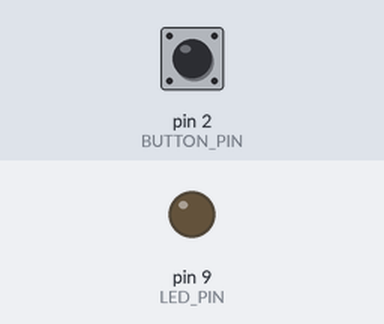
A sketch run on a simulated Arduino Uno, built with avr-gcc and run on an emulated ATmega328P. Parts: output pins drawn as LEDs (lit = HIGH). The inputs (shaded band) are chosen by the test bench; at power-on: pin 2 (BUTTON_PIN) HIGH.

Above: at 1.2 s.
1.3 s: pin 2 (BUTTON_PIN) pulled LOW for 0.15 s
At 1.37 s:
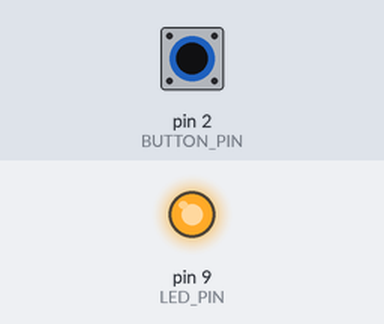
2.9 s: pin 2 (BUTTON_PIN) pulled LOW for 3.2 s
At 7.2 s:
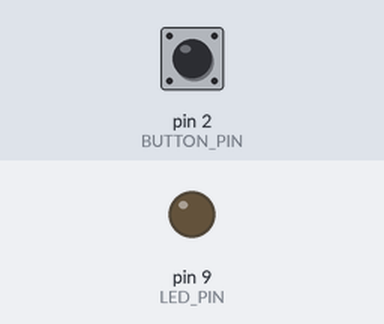
Timing chart, 0 to 8.7 s (numbered marks = the images above; inputs shaded):
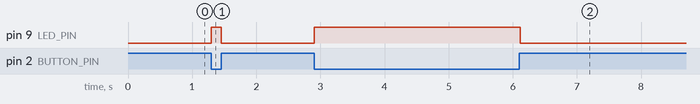

Measured:
- after the input at 1.3 s, pin 9 (LED_PIN): LOW → HIGH at once, → LOW 0.15 s later
- after the input at 2.9 s, pin 9 (LED_PIN): LOW → HIGH at once, → LOW 3.2 s later

The sketch:

Input_Pullup_Button___LED_Logic.ino
```cpp
/*
 * PROJEKT: LED-STEUERUNG MIT TASTER (ACTIVE LOW)
 * * --- HARDWARE-AUFBAU (DETAIL) ---
 * 1. LED (Pin 9):
 * - Grünes Kabel von Pin 9 -> Widerstand 220 -> Anode LED.
 * - Kathode LED -> Minus-Reihe (-) Breadboard -> Zu GND Arduino.
 * * 2. TASTER (Pin 2):
 * - Oranges Kabel von Pin 2 -> Widerstand 1000 (1k) -> Ein Bein des Tasters.
 * - Anderes Bein des Tasters -> Minus-Reihe (-) Breadboard -> Zu GND Arduino.
 * * --- FUNKTIONSLOGIK ---
 * - Normal (Taster losgelassen): Pin 2 ist offen. Wir nutzen INPUT_PULLUP.
 * Der Chip zieht das Signal intern auf 5V (HIGH).
 * - Wenn gedrückt: Pin 2 ist mit GND verbunden (durch die Minus-Reihe).
 * Die Spannung fällt auf 0V (LOW).
 */

// --- VARIABLEN DEKLARIEREN ---

// Benenne Pin 9 als LED_PIN für bessere Lesbarkeit
const int LED_PIN = 9;

// Benenne Pin 2 als BUTTON_PIN
const int BUTTON_PIN = 2;

// Variable speichert den Status (0 oder 1)
int buttonState = 0;

// --- EINSTELLUNGEN (SETUP) ---
void setup() {
  // Konfiguriere LED-Pin als Ausgang (Strom für das Licht)
  pinMode(LED_PIN, OUTPUT);

  // Konfiguriere Taster-Pin als Eingang mit Pull-up-Widerstand (WICHTIG)
  // Dieser Befehl gibt Pin 2 schwache 5V, wenn niemand drückt.
  // Ohne dies ist das Signal instabil (Rauschen), wenn der Taster offen ist.
  pinMode(BUTTON_PIN, INPUT_PULLUP);

}

// --- HAUPTSCHLEIFE (LOOP) ---
void loop() {

  // S1: Lese Spannung an Pin 2
  // Wenn 5V -> gibt 1 zurück (HIGH)
  // Wenn 0V -> gibt 0 zurück (LOW)
  buttonState = digitalRead(BUTTON_PIN);

  // S2: Logik prüfen (Achtung: umgekehrte Logik)
  // Da der Taster mit GND verbunden ist: Drücken = LOW (0)

  if (buttonState == LOW) {
    // ---> FALL: TASTER WIRD GEDRÜCKT

    // Nachricht an den Bildschirm senden
    Serial.println("Taster gedrueckt -> LED AN");

    // 5V an Pin 9 senden -> LED leuchtet
    digitalWrite(LED_PIN, HIGH);
  }
  else {
    // ---> FALL: TASTER IST LOSGELASSEN (buttonState == HIGH)

    // Nachricht an den Bildschirm (auskommentiert)
    // Serial.println("Taster losgelassen -> LED AUS");

    // Strom an Pin 9 abschalten -> LED aus
    digitalWrite(LED_PIN, LOW);
  }

  // S3: Kurz warten (Entprellen / Debounce)
  // Mechanische Kontakte vibrieren beim Drücken.
  // "delay(50)" ignoriert dieses Vibrieren für stabile Signale.
  delay(50);
}
```
